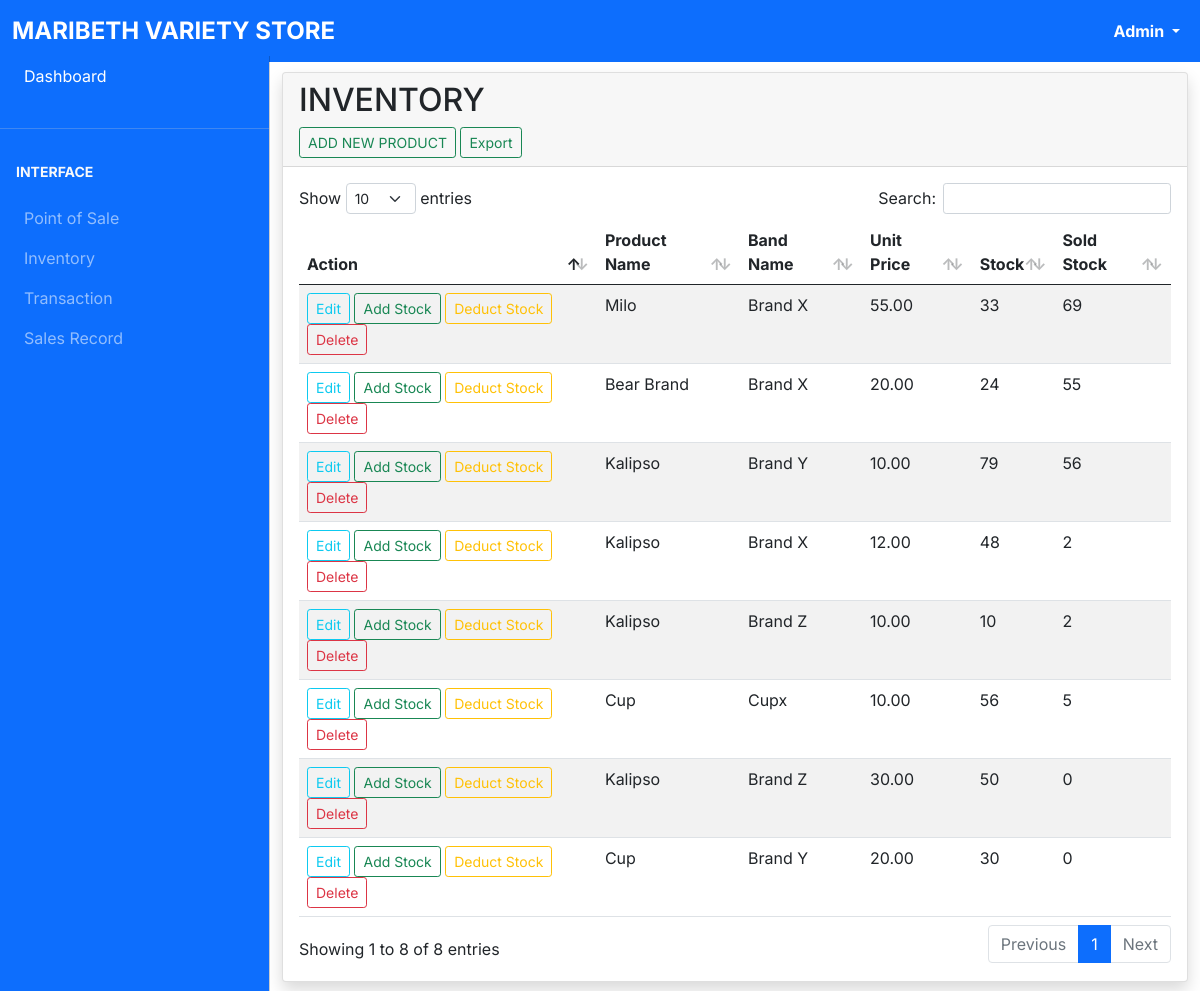
/inventory.php (signed in), run on an earlier commit of the app's database.
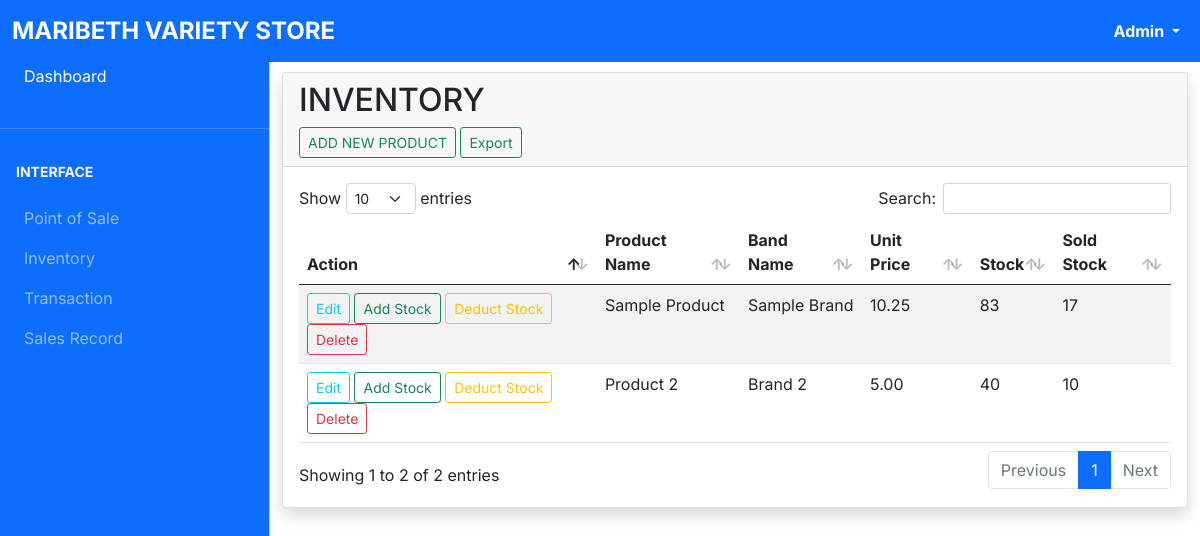
And on a later commit of the database.
### tables this page shows
CREATE TABLE `inventory` (
  `invt_id` int(11) NOT NULL,
  `name` varchar(255) NOT NULL,
  `brand_name` varchar(255) NOT NULL,
  `unit_price` float NOT NULL,
  `qnty` int(11) NOT NULL,
  `sold_qnty` int(11) NOT NULL
);

### classes/productClass.php (called while the page is built, shortened)
<?php
    class Product{
        private $conn;
        public function __construct(){
            $database = new Database();
            $db = $database->dbConnection();
            $this->conn = $db;
        }
        public function runQuery($sql){
            $stmt =  $this->conn->prepare($sql);
            return $stmt;
        }
    }
?>

### inventory.php (the view, shortened to what this page needs)
<!DOCTYPE html>
<html lang="en">
  <head>
    <link rel="stylesheet" href="css/bootstrap.min.css" />
    <link
      rel="stylesheet"
      href="https://cdn.jsdelivr.net/npm/bootstrap-icons@1.4.1/font/bootstrap-icons.css"
    />
    <link rel="stylesheet" href="css/dataTables.bootstrap5.min.css" />
    <link rel="stylesheet" href="css/style.css" />
  </head>
  <body>
    <?php
      include("includes/navbar.php");
      include("includes/sidebar.php");
      require_once "classes/productClass.php";
      $pro =  new Product();
   ?>
    <main class="mt-5 pt-4">
      <div class="container-fluid">
        <div class="row">
          <div class="col-md-12 mb-3">
            <div class="card shadow">
              <div class="card-header">
               <h2>INVENTORY</h2>
                <button type="button" class="btn btn-sm btn btn-outline-success"
                 style="--bs-btn-padding-y: .25rem; --bs-btn-padding-x: .5rem; --bs-btn-font-size: .5rem;"
                 data-bs-toggle="modal"
                 data-bs-target="#product">
                  ADD NEW PRODUCT
                </button>
                <a href="code.php?exportInventory" class="btn btn-sm btn btn-outline-success">Export</a>
              </div>
              <div class="card-body">
                <div class="table-responsive">
                  <table
                    id="example"
                    class="table table-striped data-table"
                    style="width: 100%"
                  >
                    <thead>
                      <tr>
                        <th>Action</th>
                        <th>Product Name</th>
                        <th>Band Name</th>
                        <th>Unit Price</th>
                        <th>Stock</th>
                        <th>Sold Stock</th>
                      </tr>
                    </thead>
                    <tbody>
                      <?php
                        $stmt = $pro->runQuery("SELECT * FROM inventory");
                        $stmt->execute();
                        $arrayProduct = array();
                        $count = $stmt->rowCount();
                        if($count > 0){
                          while($rowProduct = $stmt->fetch(PDO::FETCH_ASSOC)){
                            $arrayProduct[] = $rowProduct;
                        }}
                        foreach($arrayProduct as $row){
                      ?>
                      <tr>
                      <td><a href="#" class=" btn btn-sm btn-outline-info"  data-bs-toggle="modal"data-bs-target="#editProduct<?php echo $row['invt_id']; ?>">Edit</a>
                      <a href="#" class="btn btn-sm btn-outline-success" style="text-decoration: none ;"data-bs-toggle="modal" data-bs-target="#addStock<?php echo $row['invt_id']; ?>" >Add Stock</a>
                      <a href="#" class="btn btn-sm btn-outline-warning" data-bs-toggle="modal" data-bs-target="#deductStock<?php echo $row['invt_id']; ?>" >Deduct Stock</a>
                      <a class="btn btn-sm btn-outline-danger confirmation "style="text-decoration: none ;" href="productCode.php?deleteProduct=<?php echo $row['invt_id'];?>">Delete</a>
                      </td>
                        <td><?php echo $row['name']; ?></td>
                        <td><?php echo $row['brand_name']; ?></td>
                        <td><?php echo number_format($row['unit_price'],2);  ?></td>
                        <td><?php echo $row['qnty']; ?></td>
                        <td><?php echo $row['sold_qnty']; ?></td>
                      </tr>
                      <?php } ?>
                    </tbody>
                  </table>
                </div>
              </div>
            </div>
          </div>
        </div>
      </div>
    </main>
 </body>
</html>

### includes/navbar.php (shortened to what this page needs)
<nav class="navbar navbar-expand-lg navbar-dark bg-primary fixed-top">
     <div class="container-fluid">
       <a
         class="navbar-brand me-auto ms-lg-0 ms-3 text-uppercase fw-bold fs-4"
         href="index.php"
         >MARIBETH VARIETY STORE</a
       >
       <div class="collapse navbar-collapse" id="topNavBar">
         <ul class="navbar-nav">
           <li class="nav-item dropdown">
             <a
               class="nav-link dropdown-toggle ms-2 text-white fw-bold"
               href="#"
               role="button"
               data-bs-toggle="dropdown"
               aria-expanded="false"
             >
               <?php echo $_SESSION['username']; ?>
             </a>
           </li>
         </ul>
       </div>
     </div>
   </nav>

### includes/sidebar.php (shortened to what this page needs)
<div
     class="offcanvas offcanvas-start sidebar-nav bg-primary"
     tabindex="-1"
     id="sidebar"
   >
     <div class="offcanvas-body p-0">
       <nav class="navbar-dark">
         <ul class="navbar-nav">
           <li>
             <a href="index.php" class="nav-link px-3 active">
               <span>Dashboard</span>
             </a>
           </li>
           <li class="my-4"><hr class="dropdown-divider bg-light" /></li>
           <li>
             <div class="text-light small fw-bold text-uppercase px-3 mb-3">
               Interface
             </div>
           </li>
           <li>
            <a class="nav-link px-3 sidebar-link"href="POS.php">
               <span>Point of Sale</span>
             </a>
           </li>
           <li>
            <a class="nav-link px-3 sidebar-link"href="inventory.php">
               <span>Inventory</span>
             </a>
           </li>
           <li>
            <a class="nav-link px-3 sidebar-link"href="transaction.php">
               <span>Transaction</span>
             </a>
           </li>
           <li>
            <a class="nav-link px-3 sidebar-link"href="sales.php">
               <span>Sales Record</span>
             </a>
           </li>
         </ul>
       </nav>
     </div>
   </div>

### css/style.css (style rules this page uses)
body, button { font-family: "Inter", sans-serif; }
:root { --offcanvas-width: 270px; --topNavbarHeight: 56px; }
.sidebar-nav { width: var(--offcanvas-width); }
.sidebar-link { display: flex; align-items: center; }
.sidebar-nav { background-color: red; }
@media (min-width: 992px) { body { overflow: auto !important; } }
@media (min-width: 992px) { main { margin-left: var(--offcanvas-width); } }
@media (min-width: 992px) { .sidebar-nav { -webkit-transform: none; transform: none; visibility: visible !important; height: calc(100% - var(--topNavbarHeight)); top: var(--topNavbarHeight); } }

What changed in the data, as far as the page shows it:
removed inventory: name "Milo", brand_name "Brand X", unit_price "55.00", qnty "33", sold_qnty "69"
removed inventory: name "Bear Brand", brand_name "Brand X", unit_price "20.00", qnty "24", sold_qnty "55"
removed inventory: name "Kalipso", brand_name "Brand Y", unit_price "10.00", qnty "79", sold_qnty "56"
removed inventory: name "Kalipso", brand_name "Brand X", unit_price "12.00", qnty "48", sold_qnty "2"
removed inventory: name "Kalipso", brand_name "Brand Z", unit_price "10.00", qnty "10", sold_qnty "2"
removed inventory: name "Cup", brand_name "Cupx", unit_price "10.00", qnty "56", sold_qnty "5"
removed inventory: name "Kalipso", brand_name "Brand Z", unit_price "30.00", qnty "50", sold_qnty "0"
removed inventory: name "Cup", brand_name "Brand Y", unit_price "20.00", qnty "30", sold_qnty "0"
added inventory: name "Sample Product", brand_name "Sample Brand", unit_price "10.25", qnty "83", sold_qnty "17"
added inventory: name "Product 2", brand_name "Brand 2", unit_price "5.00", qnty "40", sold_qnty "10"
Also different on the page:
text written by a page script: "Show entries Search: Showing 1 to 8 of 8 entries Previous 1 Next" → "Show entries Search: Showing 1 to 2 of 2 entries Previous 1 Next"
